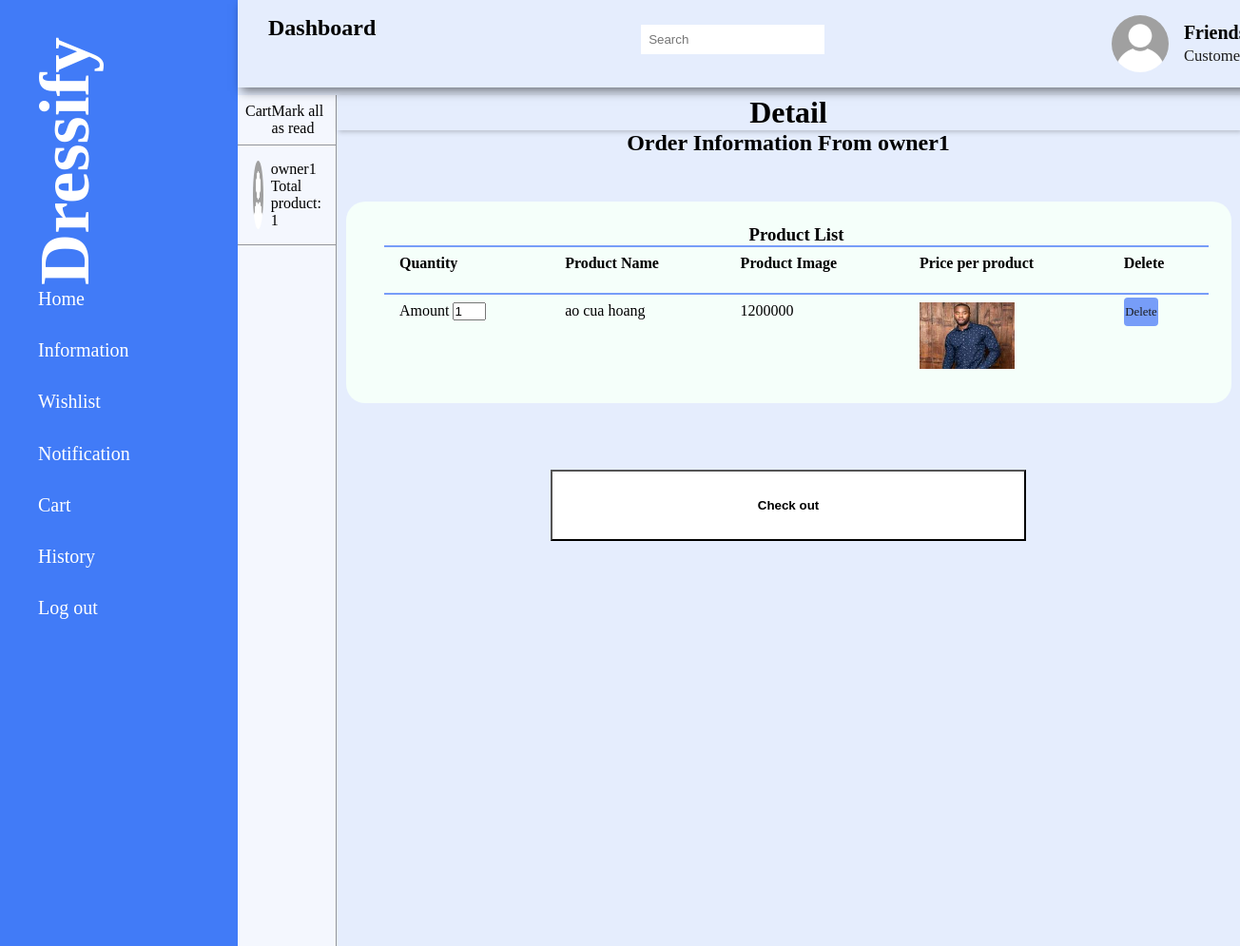
/role/customer/Cart.php?view-cart=4, run on the app's committed database.
### tables this page shows
CREATE TABLE `customers` (
  `cus_id` int(255) NOT NULL,
  `username` varchar(255) NOT NULL,
  `email` varchar(255) NOT NULL,
  `password` varchar(255) NOT NULL,
  `fullname` varchar(255) NOT NULL,
  `address` varchar(255) NOT NULL,
  `country` varchar(255) NOT NULL,
  `city` varchar(255) NOT NULL,
  `contact_number` varchar(255) NOT NULL,
  `avatar` varchar(255) NOT NULL,
  `user_type` varchar(255) NOT NULL
);

CREATE TABLE `cart` (
  `id` int(255) NOT NULL,
  `cus_id` int(255) NOT NULL,
  `owner_id` int(255) NOT NULL,
  `product_id` int(255) NOT NULL,
  `status` varchar(255) NOT NULL DEFAULT 'checkout'
);

CREATE TABLE `products` (
  `product_id` int(255) NOT NULL,
  `owner_id` int(255) NOT NULL,
  `product_name` varchar(255) NOT NULL,
  `description` varchar(255) NOT NULL,
  `price` varchar(255) NOT NULL,
  `category` varchar(255) NOT NULL,
  `image3` varchar(255) NOT NULL,
  `image1` varchar(255) NOT NULL,
  `image2` varchar(255) NOT NULL,
  `stock` int(255) NOT NULL,
  `approve` varchar(255) NOT NULL DEFAULT 'false'
);

### role/customer/Cart.php (the view, shortened to what this page needs)
<?php
    include '../../ConnectDB.php';
?>
<!DOCTYPE html>
<html lang="en">
<head>
    <link rel="stylesheet" href="CartStyle.css">
</head>
<body>
    <?php include 'CustomerSidebar.php'; ?>
    <div class="container">
        <div class="inner_left_pannel">
            <div class="header-left">
            <div>Cart</div>
            <div>Mark all as read</div>
            </div>
        <div class="notification-list">
            <?php
                $cart_query = mysqli_query($conn, "SELECT DISTINCT owner_id FROM cart WHERE `status`='checkout' AND `cus_id`='$_SESSION[cus_id]' ");
                if (mysqli_num_rows($cart_query) > 0){
                    while($fetch_owner = mysqli_fetch_assoc($cart_query)){
                        $owner = mysqli_fetch_assoc(mysqli_query($conn, "SELECT * FROM customers WHERE cus_id='$fetch_owner[owner_id]'"));
                        $amount = mysqli_fetch_assoc(mysqli_query($conn, "SELECT COUNT(*) AS count FROM cart WHERE `status`='checkout' AND `cus_id`='$_SESSION[cus_id]' "))['count'];
            ?>
                <a class="notification" href="Cart.php?view-cart=<?php echo $owner['cus_id']?>" >
                <img alt="photo" src="../../img/default_avatar.jpg">
                <div class="description">
                    <div class="name"><?php echo $owner['username'];?></div>
                    <article>Total product: <?php echo $amount?></article>
                </div>
                </a>
            <?php
                    }
                }
            ?>
        </div>
        </div>
        <div class="inner_right_pannel">
            <h1 style="width: 950px;">Detail</h1>
            <?php
                if(isset($_GET['view-cart'])){
                    $owner_id = $_GET['view-cart'];
                    $product_id = mysqli_query($conn, "SELECT * FROM cart as c JOIN products as p ON c.product_id=p.product_id WHERE p.owner_id ='$owner_id' AND `status`='checkout' AND `cus_id`='$_SESSION[cus_id]'");
                    $owner = mysqli_fetch_assoc(mysqli_query($conn, "SELECT * FROM customers WHERE cus_id='$owner_id'"));
            ?>
            <h2 style="display:flex; justify-content:center; width: 100%;">Order Information From <?php echo $owner['username']?></h2>
            <div class="recent-grid">
                <div class="orders">
                    <div class="card" style="width: 140%">
                        <div class="card-header">
                            <h3>Product List</h3>
                        </div>
                        <div class="card-body">
                            <div class="table-responsive">
                                <table width="100%">
                                    <thead>
                                        <tr>
                                            <td>Quantity</td>
                                            <td>Product Name</td>
                                            <td>Product Image</td>
                                            <td>Price per product</td>
                                            <td>Delete</td>
                                        </tr>
                                    </thead>
                                    <tbody>
                                        <?php
                                            while($fetch_product = mysqli_fetch_assoc($product_id)){
                                        ?>
                                            <tr>
                                                <td>
                                                    <div class="model-count">
                                                        <label>Amount</label>
                                                        <input type="number" style="width: 35px;" name="amount" value="1" min="1" />
                                                    </div>
                                                </td>
                                                <td><?php echo $fetch_product['product_name']?></td>
                                                <td><?php echo $fetch_product['price']?></td>
                                                <td><img style="width: 100px; height: 70px;" src = "../../img/product/<?php echo $fetch_product['image1'];?>"></td>
                                                <td><a href="Cart.php?delete-product=<?php echo$fetch_product['product_id'];?>&owner_id=<?php echo$owner['cus_id']?>" onclick="return confirm('Delete this product from cart');">Delete</a></td>
                                            </tr>
                                        <?php
                                            }
                                        ?>
                                    </tbody>
                                </table>
                            </div>
                        </div>
                    </div>
                </div>
            </div>
            <div class="submit-button-container">
                <a href="CheckOut.php?owner_id=<?php echo$owner_id?>">
                <button type="button" class="submit-button">Check out</button>
                </a>
            </div>
            <?php
                }
            ?>
        </div>
    </div>
</body>
</html>

### role/customer/CartStyle.css (style rules this page uses)
:root { --theme-color:#FBF3D5; --bright-orange:#efbc9b; --dark-orange:#ff7008; --bright-green:#D6DAC8; --dark-green:#9CAFAA; --black:#1c1c1c; --red-murrey:#817373; --bright-yellow:#F5D8B8; }
.container { margin-left: 250px; margin-top: 20px; color: rgb(0,0,0); display: flex; height: 100%; }
.inner_left_pannel { border-right: 1px solid rgba(0,0,0, 0.4); width: 35%; height: 100%; background-color: rgba(255, 255, 255, 0.6); }
.header-left { margin: .5rem .5rem .5rem .5rem; display: flex; justify-content: space-between; }
.notification-list { height: 843px; display: flex; flex-direction: column; overflow: auto; overscroll-behavior: contain; }
.notification { display: flex; flex-direction: row; overflow: hidden; align-items: center; color: #000; border-top: 1px solid rgba(0,0,0, 0.4); border-bottom: 1px solid rgba(0,0,0, 0.4); width: 100%; min-height: 100px; padding: 1rem ; cursor: pointer; }
.notification img { width: 15%; height: auto; border-radius: 50%; }
.notification .description .name, .notification .description article { width: 100%; }
.notification .name, .notification a { margin-left: 0.5rem; width: 100%; white-space: normal; overflow: visible; text-overflow: ellipsis; }
.inner_right_pannel h1 { display: flex ; text-align: center; align-content: center; justify-content: center; box-shadow: 2px 2px 5px rgba(0, 0, 0, 0.2); box-sizing: border-box; }
td { height: 50px; vertical-align: top; }
table { text-align : left; border: 0px; padding: 3px; border-spacing: 0px; }
.submit-button-container { display: flex; justify-content: center; margin-top: 20px; }
.submit-button { background-color: white; width: 500px; align-self: center; margin-top: 50px; max-width: 100%; color: #000; text-align: center; padding: 28px 60px 28px; font-weight: 600; }

### role/admin/AdminStyle.css (style rules this page uses)
:root { --theme-color:#E5EDFD; --dark-blue:#417BF7; --light-blue:#779DF8; --light-sky:#E5EDFD; --black:#1c1c1c; }
* { padding: 0; margin: 0; box-sizing: border-box; list-style-type: none; text-decoration: none; }
body { background-color: var(--theme-color); }
.recent-grid { margin-top: 3rem; display: grid; grid-gap: 3rem; grid-template-columns: 70% auto; }
.recent-grid .card { margin-left: 10px; padding: 1.5rem; border-radius: 20px; background: mintcream; }
.card-header, .card-body { padding-left: 1rem; }
.card-header { display: flex; justify-content: space-around; }
.card-header button, tbody a { background-color: var(--light-blue); border-radius: 4px; color: var(--black); font-size: .8rem; padding: .5rem .1rem; border: 2px var(); }
table { border-collapse: collapse; }
thead tr { border-top: 2px solid var(--light-blue); border-bottom: 2px solid var(--light-blue); }
thead td { font-weight: 700; }
td { padding: .5rem 1rem; }
.table-responsive { width: 100%; }
.container { margin-left: 250px; margin-top: 100px; color: rgb(0,0,0); display: flex; height: 100%; }
.inner_left_pannel { border-right: 1px solid rgba(0,0,0, 0.4); width: 35%; height: 100%; background-color: rgba(255, 255, 255, 0.6); }
.header-left { margin: .5rem .5rem .5rem .5rem; display: flex; justify-content: space-between; }
.notification-list { height: 843px; display: flex; flex-direction: column; overflow: auto; overscroll-behavior: contain; }
.notification { display: flex; flex-direction: row; overflow: hidden; border-top: 1px solid rgba(0,0,0, 0.4); border-bottom: 1px solid rgba(0,0,0, 0.4); width: 100%; min-height: 100px; padding: 1rem ; cursor: pointer; }
.notification img { width: 15%; height: 100%; border-radius: 50%; }
.notification-list article, .notification-list span, .notification .name { margin-left: 0.5rem; width: 33%; overflow: hidden; }
.inner_right_pannel h1 { width: 825px; display: flex ; text-align: center; align-content: center; justify-content: center; box-shadow: 2px 2px 5px rgba(0, 0, 0, 0.2); box-sizing: border-box; }
td { height: 50px; vertical-align: top; }
table { text-align : left; border: 0px; padding: 3px; border-spacing: 0px; }

### data on the page
customers: username "owner1"
cart: product.product_name "ao cua hoang", product.price "1200000", product.image1 (picture)

### other printed values
$amount "1"
